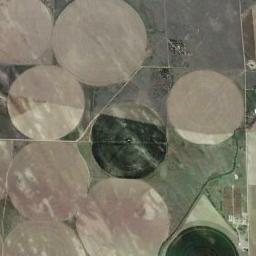
#> input picture Aerial_Landscapes/Agriculture/007.jpg, 256 x 256 px; its folder holds only this picture in this run
$ jupyter execute --allow-errors 9517project.ipynb
#> lines starting #> are read from the running program, lines starting #| are printed output that depends on the picture
# Model Performance Summary

## Balanced Dataset

### Machine Learning Methods

| Method | Accuracy | Recall | Precision | Code Reference |
|--------|----------|--------|-----------|----------------|
| SIFT + SVM | 67% | 0.67 | 67% | [SIFT_SVM](#SIFT+SVM) |
| LBP + KNN | 48% | 0.48 | 50% | [LBP+KNN](#LBP+KNN) |
| SIFT + SVM + Preprocessing | 69% | 0.69 | 70% | [SIFT_SVM_Preprocessing](#sift-svm-preprocessing) |
| SIFT + SVM + Edge Construction | 50% | 0.51 | 51% | [SIFT_SVM_Edge](#sift-svm-edge) |

### Deep Learning Methods

| Method | Accuracy | Recall | Precision | Code Reference |
|--------|----------|--------|-----------|----------------|
| ResNet18 | 97% | 0.97 | 97% | [ResNet18_Balanced](#resnet18-balanced) |
| EfficientNet-B0 | 98% | 0.98 | 98% | [EfficientNet_Balanced](#efficientnet-balanced) |

## Imbalanced Dataset

| Method | Accuracy | Recall | Precision | Code Reference |
|--------|----------|--------|-----------|----------------|
| ResNet18 | 91.58% | 0.90 | 91.4% | [ResNet18_Imbalanced](#resnet18-imbalanced) |
| EfficientNet | 88.74% | 0.89 | 90.57% | [EfficientNet_Imbalanced](#efficientnet-imbalanced) |
| ResNet18 + FocalLoss + Reweighting | 91% | 0.91 | 92% | [ResNet18_Focal_Reweight](#resnet18-focal-reweight) |
| ResNet18 + Focal + Dice Loss | 91% | 0.91 | 90% | [ResNet18_Focal_Dice](#resnet18-focal-dice) |
| ResNet18 + Augment + Focal + Dice + Sampler | 92.75% | 0.9282 | 92.81% | [ResNet18_Augment_Focal_Dice_Sampler](#resnet18-augment-focal-dice-sampler) |

## Final Recommendations

1. For balanced datasets:
   - Best ML approach: SIFT + SVM + Preprocessing (69% accuracy)
   - Best DL approach: EfficientNet-B0 (98% accuracy)

2. For imbalanced datasets:
   - Best approach: ResNet18 + Augment + Focal + Dice + Sampler (92.75% accuracy)

> **Note:** To validate its generalizability, we tested the method on a new imbalanced dataset, comparing ResNet18 with and without augmentation, focal loss, dice loss, and sampler. The results suggest that the enhanced method continues to perform best.

# Data Visualization

[cell 1]
import os
import matplotlib.pyplot as plt

def plot_class_distribution(image_dir):
#> called with image_dir = 'Aerial_Landscapes'
    class_counts = {}
    for class_name in os.listdir(image_dir):
        class_path = os.path.join(image_dir, class_name)
        if not os.path.isdir(class_path):
            continue
        count = len([file for file in os.listdir(class_path)
                     if os.path.isfile(os.path.join(class_path, file))])
        class_counts[class_name] = count
#> pass 2 of the loop in plot_class_distribution, `for class_name in os.listdir(image_dir):`:

    sorted_counts = dict(sorted(class_counts.items()))
    classes = list(sorted_counts.keys())
    counts = list(sorted_counts.values())

    plt.figure(figsize=(10, 5))
    bars = plt.bar(classes, counts, color='gray', edgecolor='black')

    for bar in bars:
        height = bar.get_height()
        plt.text(bar.get_x() + bar.get_width() / 2, height + 1, str(height),
                 ha='center', va='bottom', fontsize=9)

    plt.title("Class Distribution in Aerial Landscapes Dataset", fontsize=12)
    plt.xlabel("Class", fontsize=11)
    plt.ylabel("Number of Images", fontsize=11)
    plt.xticks(rotation=45, ha='right', fontsize=9)
    plt.yticks(fontsize=9)
    plt.grid(axis='y', linestyle='--', linewidth=0.5)
    plt.tight_layout()
    plt.savefig("res/class_distribution.png", dpi=300)
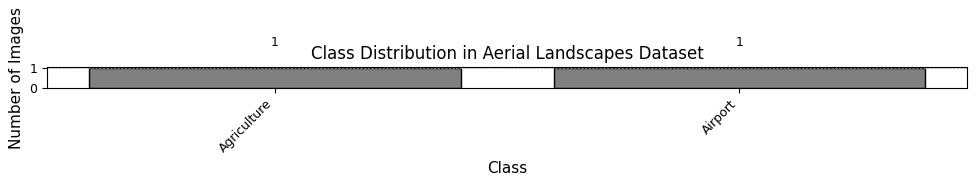
#> figure drawn by matplotlib, 1 panel

plot_class_distribution("Aerial_Landscapes")

# Balanced Data

## Traditional Machine Learning

### SIFT+SVM

[cell 2]
'''SIFT+SVM'''
import os
import cv2
import numpy as np
from sklearn.svm import SVC
from sklearn.metrics import classification_report, confusion_matrix, roc_curve, auc
from sklearn.model_selection import train_test_split
from sklearn.preprocessing import LabelBinarizer
import matplotlib.pyplot as plt
import seaborn as sns

def load_sift_features(image_dir, max_per_class=30):
#> called with image_dir = 'Aerial_Landscapes', max_per_class = 200
    sift = cv2.SIFT_create()
    features, labels = [], []
    for class_name in os.listdir(image_dir):
        class_path = os.path.join(image_dir, class_name)
        if not os.path.isdir(class_path):
            continue
        count = 0
        for file in os.listdir(class_path):
            if count >= max_per_class:
                break
            img_path = os.path.join(class_path, file)
            img = cv2.imread(img_path, cv2.IMREAD_GRAYSCALE)
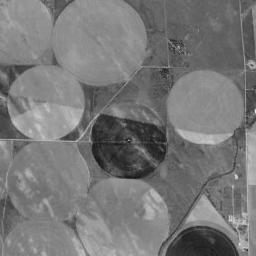
#> img: shape (256, 256); min 18, max 238, mean 119.4
            if img is None:
                continue

            keypoints, descriptor = sift.detectAndCompute(img, None)
#> keypoints = 309 keypoints; strongest (x, y, size): (236, 177, 2.5), (124, 145, 52.4), (235, 230, 1.9), (73, 135, 7.1)
            if descriptor is not None:
                descriptor = descriptor.mean(axis=0)
#> descriptor = 128 values, max 102.4 at index 48, min 7.95 at index 26, mean 25.18
                features.append(descriptor)
                labels.append(class_name)
                count += 1
#> pass 2 of the loop in load_sift_features, `for class_name in os.listdir(image_dir):`:
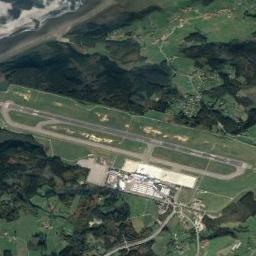
#> input picture Aerial_Landscapes/Airport/002.jpg, 256 x 256 px
#> in load_sift_features, `keypoints, descriptor = sift.detectAndCompute(img, None)`: keypoints = 671 keypoints; strongest (x, y, size): (122, 185, 4.2), (189, 181, 8.8), (91, 223, 2.7), (126, 176, 2.1)
#> in load_sift_features, `descriptor = descriptor.mean(axis=0)`: descriptor = 128 values, max 89.13 at index 48, min 10.78 at index 6, mean 26.78
    return np.array(features), np.array(labels)

features, labels = load_sift_features(r'Aerial_Landscapes', max_per_class=200)


#> (the rest of this cell did not finish here and is left out)

### LBP + KNN

[cell 3]
'''LBP+KNN'''
import os
import cv2
import numpy as np
from sklearn.neighbors import KNeighborsClassifier
from sklearn.metrics import classification_report
from sklearn.model_selection import train_test_split
from skimage.feature import local_binary_pattern

radius = 1
n_points = 8 * radius

def extract_lbp_features(image_path):
#> called with image_path = 'Aerial_Landscapes/Agriculture/007.jpg'
    img = cv2.imread(image_path, cv2.IMREAD_GRAYSCALE)
    if img is None:
        return None
    '''img = cv2.resize(img, (128, 128))'''
    lbp = local_binary_pattern(img, n_points, radius, method="uniform")
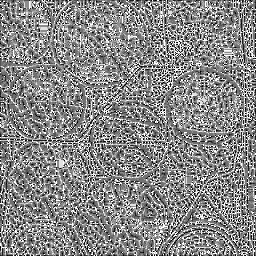
#> lbp: shape (256, 256) float64; min 0, max 9, mean 4.81; drawn with min black and max white
    (hist, _) = np.histogram(lbp.ravel(),
                             bins=np.arange(0, n_points + 3),
                             range=(0, n_points + 2))
#> hist = [2225, 4492, 3404, 8434, 13448, 11047, 6157, 4789, 5040, 6500]
    hist = hist.astype("float")
    hist /= (hist.sum() + 1e-6)
#> hist = [0.034, 0.0685, 0.0519, 0.129, 0.205, 0.169, 0.0939, 0.0731, 0.0769, 0.0992]
    return hist

def load_lbp_features(image_dir, max_per_class=30):
    features, labels = [], []
    for class_name in os.listdir(image_dir):
        class_path = os.path.join(image_dir, class_name)
        if not os.path.isdir(class_path):
            continue
        count = 0
        for file in os.listdir(class_path):
            if count >= max_per_class:
                break
            img_path = os.path.join(class_path, file)
            feat = extract_lbp_features(img_path)
#> feat has the same summary as hist in extract_lbp_features
            if feat is not None:
                features.append(feat)
                labels.append(class_name)
                count += 1
#> pass 2 of the loop in load_lbp_features, `for class_name in os.listdir(image_dir):`:
#> feat = [0.0498, 0.0814, 0.0644, 0.116, 0.205, 0.13, 0.0832, 0.0816, 0.074, 0.114]
    return np.array(features), np.array(labels)

features, labels = load_lbp_features(r'Aerial_Landscapes', max_per_class=800)

#> (the rest of this cell did not finish here and is left out)

> **Observation:** SIFT is much better than LBP,so I will try different methods to imporve the behavior of SIFT,respectively denoising and using edge constructive detection.

### SIFT with preprocessing

[cell 4]
'''SIFT with preprocessing'''
import os
import cv2
import numpy as np
from sklearn.svm import SVC
from sklearn.metrics import classification_report
from sklearn.model_selection import train_test_split

def preprocess_image(img):
    '''img = cv2.resize(img, (128, 128))'''
    img = cv2.GaussianBlur(img, (3, 3), 0)
    img = cv2.equalizeHist(img)
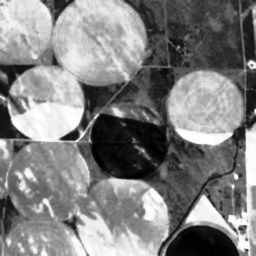
#> img: shape (256, 256); min 0, max 255, mean 129
    return img

def load_sift_features_preprocessed(image_dir, max_per_class=200):
    sift = cv2.SIFT_create()
    features, labels = [], []
    for class_name in os.listdir(image_dir):
        class_path = os.path.join(image_dir, class_name)
        if not os.path.isdir(class_path):
            continue
        count = 0
        for file in os.listdir(class_path):
            if count >= max_per_class:
                break
            img_path = os.path.join(class_path, file)
            img = cv2.imread(img_path, cv2.IMREAD_GRAYSCALE)
            if img is None:
                continue
            img = preprocess_image(img)
            keypoints, descriptor = sift.detectAndCompute(img, None)
#> keypoints = 862 keypoints; strongest (x, y, size): (203, 213, 17.5), (236, 176, 3.3), (73, 135, 6.9), (117, 112, 7.1)
            if descriptor is not None:
                descriptor = descriptor.mean(axis=0)
#> descriptor = 128 values, max 95.1 at index 72, min 9.97 at index 26, mean 25.61
                features.append(descriptor)
                labels.append(class_name)
                count += 1
#> pass 2 of the loop in load_sift_features_preprocessed, `for class_name in os.listdir(image_dir):`:
#> in preprocess_image (call 2), `img = cv2.equalizeHist(img)`:
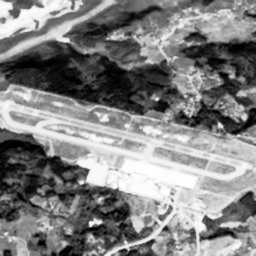
#> img: shape (256, 256); min 0, max 255, mean 128.8
#> in load_sift_features_preprocessed, `keypoints, descriptor = sift.detectAndCompute(img, None)`: keypoints = 1388 keypoints; strongest (x, y, size): (91, 224, 3.7), (220, 125, 3.7), (96, 222, 6.3), (157, 99, 2.7)
#> in load_sift_features_preprocessed, `descriptor = descriptor.mean(axis=0)`: descriptor = 128 values, max 90.58 at index 80, min 12.07 at index 26, mean 26.5
    return np.array(features), np.array(labels)

features_prep, labels_prep = load_sift_features_preprocessed(
    r'Aerial_Landscapes', max_per_class=200)

#> (the rest of this cell did not finish here and is left out)

> **Observation:** SIFT is sensetive for high frequency area.So use gaussian filter and histogram equalize improve the performance.

### SIFT + Edge Contrusction Detection

[cell 5]
'''SIFT+edge constraction dectection'''
import os
import cv2
import numpy as np
from sklearn.svm import SVC
from sklearn.metrics import classification_report
from sklearn.model_selection import train_test_split

def load_sift_on_edges(image_dir, max_per_class=200):
#> called with image_dir = 'Aerial_Landscapes', max_per_class = 200
    sift = cv2.SIFT_create()
    features, labels = [], []
    for class_name in os.listdir(image_dir):
        class_path = os.path.join(image_dir, class_name)
        if not os.path.isdir(class_path):
            continue
        count = 0
        for file in os.listdir(class_path):
            if count >= max_per_class:
                break
            img_path = os.path.join(class_path, file)
            img = cv2.imread(img_path, cv2.IMREAD_GRAYSCALE)
            if img is None:
                continue
            '''img = cv2.resize(img, (128, 128))'''
            edge = cv2.Canny(img, 50, 150)
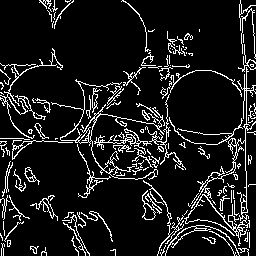
#> edge: shape (256, 256); 10.8% white in thin lines or dots
            keypoints, descriptor = sift.detectAndCompute(edge, None)
#> keypoints = 416 keypoints; strongest (x, y, size): (178, 74, 2.6), (212, 241, 1.9), (174, 242, 1.8), (230, 223, 2)
            if descriptor is not None:
                descriptor = descriptor.mean(axis=0)
#> descriptor = 128 values, max 86.29 at index 48, min 11.11 at index 25, mean 29.39
                features.append(descriptor)
                labels.append(class_name)
                count += 1
#> pass 2 of the loop in load_sift_on_edges, `for class_name in os.listdir(image_dir):`:
#> in load_sift_on_edges, `edge = cv2.Canny(img, 50, 150)`:
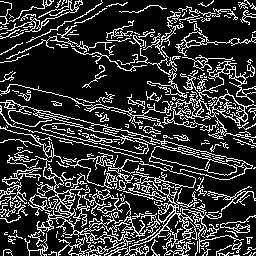
#> edge: shape (256, 256); 20.6% white in thin lines or dots
#> in load_sift_on_edges, `keypoints, descriptor = sift.detectAndCompute(edge, None)`: keypoints = 850 keypoints; strongest (x, y, size): (10, 106, 1.8), (48, 2, 2), (106, 184, 1.8), (165, 228, 2)
#> in load_sift_on_edges, `descriptor = descriptor.mean(axis=0)`: descriptor = 128 values, max 94.53 at index 80, min 15.34 at index 26, mean 31.29
    return np.array(features), np.array(labels)

features_edge, labels_edge = load_sift_on_edges(
    r'Aerial_Landscapes', max_per_class=200)

#> (the rest of this cell did not finish here and is left out)
